Frame 1 (no input): blank canvas, image omitted
Frame 60 (the mouse pressed at the canvas centre just before this capture): blank canvas, image omitted
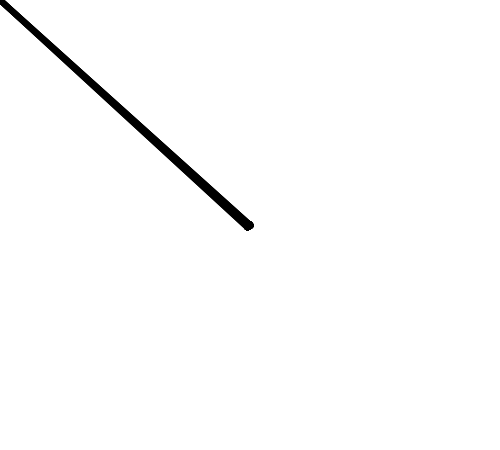
Frame 120 (the mouse held since frame 60 and released just before this capture)

The Processing sketch whose frames 1 and 60 were blank and that drew this single picture after the mouse press (run headless with seeded random() and noise(); from frame 60 on, the mouse is pressed at the canvas centre):

// Processing sketch: processing_33150
// ── processing_33150.pde

void setup(){
size(500,450);
 background(255);
 smooth();
 //fill(255);
 strokeWeight(6); //llne thickness


}

void draw(){
 

 if (mousePressed) {
  line(mouseX,mouseY,pmouseX,pmouseY);
  fill(125);
  line(mouseX-2,mouseY-2,pmouseX,pmouseY);
  fill(5);
  line(mouseX-3,mouseY+2,pmouseX,pmouseY);
   fill(155);
  line(mouseX-2,mouseY-2,pmouseX,pmouseY);
  fill(25);
  line(mouseX-3,mouseY+2,pmouseX,pmouseY);
  //round(mouseX,mouseY,100,100);
  
  delay(100);
    fill(255);
 }
}               
